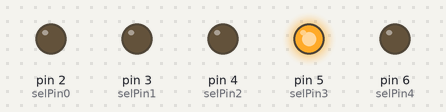
The sketch below on a simulated Arduino Uno, built with avr-gcc and run on an emulated ATmega328P. On the bench: output pins drawn as LEDs (lit = HIGH).

Above: at 0.05 s.
Timing chart, 0 to 5.8 s (numbered marks = the images above):
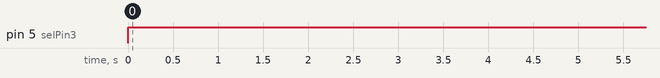

Measured:
- by itself, pin 5 (selPin3): LOW → HIGH at 0.00 s

The sketch:

circut_test.ino
```cpp
#define selPin0 2
#define selPin1 3
#define selPin2 4
#define selPin3 5
#define selPin4 6

#define enable 7
#define echoPin 8
#define trigPin 9

#define enableTrue false
#define enableFalse true

int sels[5] = {
    selPin0,
    selPin1,
    selPin2,
    selPin3,
    selPin4,
};

void setup()
{
    pinMode(selPin0, OUTPUT);
    pinMode(selPin1, OUTPUT);
    pinMode(selPin2, OUTPUT);
    pinMode(selPin3, OUTPUT);
    pinMode(selPin4, OUTPUT);
    pinMode(echoPin, INPUT);
    pinMode(trigPin, OUTPUT);
    Serial.begin(9600);
}

void loop()
{
    // String num_s = Serial.readString();

    // int num = num_s.toInt();
    select(8);
    delay(5000);
    for (int i = 0; i < 5; i++)
        digitalWrite(sels[i], 0);
}

void select(int x)
{
    for (int i = 0; i < 5; i++)
        digitalWrite(sels[i], (x >> i) & 1);
}
```
